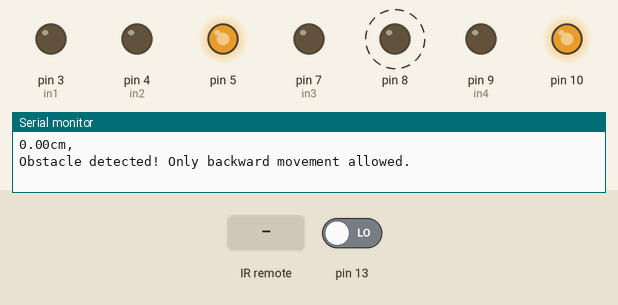
Recording of a sketch running on a simulated Arduino Uno, built with avr-gcc and run on an emulated ATmega328P. Shown: output pins drawn as LEDs (lit = HIGH), the last lines printed to the serial monitor. Dashed ring = blinking. Inputs (shaded band) come from the test bench; at power-on: pin 13 LOW.

Above: at 1.2 s.
1.3 s: infrared code 0xE785F8D4 received
At 2.9 s:
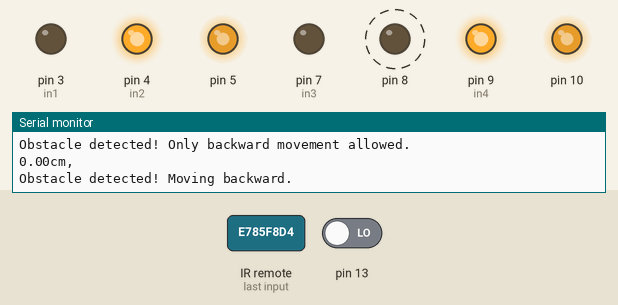
Timing chart, 0 to 11.5 s (numbered marks = the images above; inputs shaded):
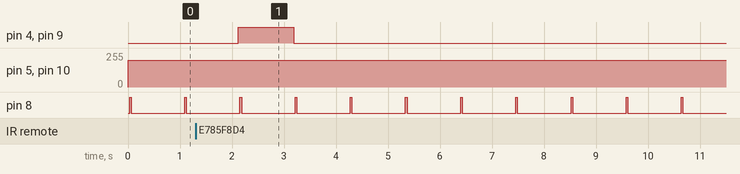

The sketch:

Remote_car.ino
```cpp
#include <IRremote.h>

const int RemotePin = 12;
IRrecv irrecv(RemotePin);
decode_results results;

int in1 = 3;
int in2 = 4;
int in3 = 7;
int in4 = 9;

double cm = 0, inches = 0;

void setup() {
  Serial.begin(9600);
  irrecv.enableIRIn();
  pinMode(in1, OUTPUT);
  pinMode(in2, OUTPUT);
  pinMode(in3, OUTPUT);
  pinMode(in4, OUTPUT);
  pinMode(10, OUTPUT);
  pinMode(5, OUTPUT);
  pinMode(8, OUTPUT);
  pinMode(13, INPUT);

}

void loop() {
  // ENA pin
  analogWrite(10, 200);
  analogWrite(5, 200);

  cm = readUltrasonicDistance(8, 13);
  Serial.print(cm);
  Serial.println("cm, ");

  if (cm <= 10) {
    if (irrecv.decode(&results)) {
      if (results.value == 0xE785F8D4 || results.value == 0x395C59A0) {
        backward();
        Serial.println("Obstacle detected! Moving backward.");

      } else {
        stop();
        Serial.println("Obstacle detected! Only backward movement allowed.");

      }
      irrecv.resume();
    } else {
      stop();
      Serial.println("Obstacle detected! Only backward movement allowed.");
    }
  } else {
    if (irrecv.decode(&results)) {
      if (results.value == 0xEB150A80 || results.value == 0xE2F4C194) {
        forward();
      } else if (results.value == 0xE785F8D4 || results.value == 0x395C59A0) {
        backward();
      } else if (results.value == 0xE3F4C327 || results.value == 0xEC150C13) {
        left();
      } else if (results.value == 0x8F73BFF || results.value == 0x111784EB) {
        right();
      } else if (results.value == 0xB4C0B9DB || results.value == 0x62EA590F) {
        stop();
      }
      irrecv.resume();
    }
  }
}

int readUltrasonicDistance(int triggerPin, int echoPin) {
  int distance;
  digitalWrite(triggerPin, LOW);
  delay(30);
  digitalWrite(triggerPin, HIGH);
  delay(30);
  digitalWrite(triggerPin, LOW);
  distance = pulseIn(echoPin, HIGH) / 2 / 29;
  return distance;
}


void forward() {
  digitalWrite(in1, HIGH);
  digitalWrite(in2, LOW);
  digitalWrite(in3, HIGH);
  digitalWrite(in4, LOW);
}

void backward() {
  digitalWrite(in1, LOW);
  digitalWrite(in2, HIGH);
  digitalWrite(in3, LOW);
  digitalWrite(in4, HIGH);
}

void left() {
  digitalWrite(in1, HIGH);
  digitalWrite(in2, LOW);
  digitalWrite(in3, LOW);
  digitalWrite(in4, LOW);
}

void right() {
  digitalWrite(in1, LOW);
  digitalWrite(in2, LOW);
  digitalWrite(in3, HIGH);
  digitalWrite(in4, LOW);
}

void stop() {
  digitalWrite(in1, LOW);
  digitalWrite(in2, LOW);
  digitalWrite(in3, LOW);
  digitalWrite(in4, LOW);
}
```

Measured:
- after the input at 1.3 s, pin 4 (in2), pin 9 (in4): LOW → HIGH after 0.82 s, → LOW 1.1 s later
- by itself, pin 8: alternates HIGH for 0.03 s and LOW for 1.0 s
